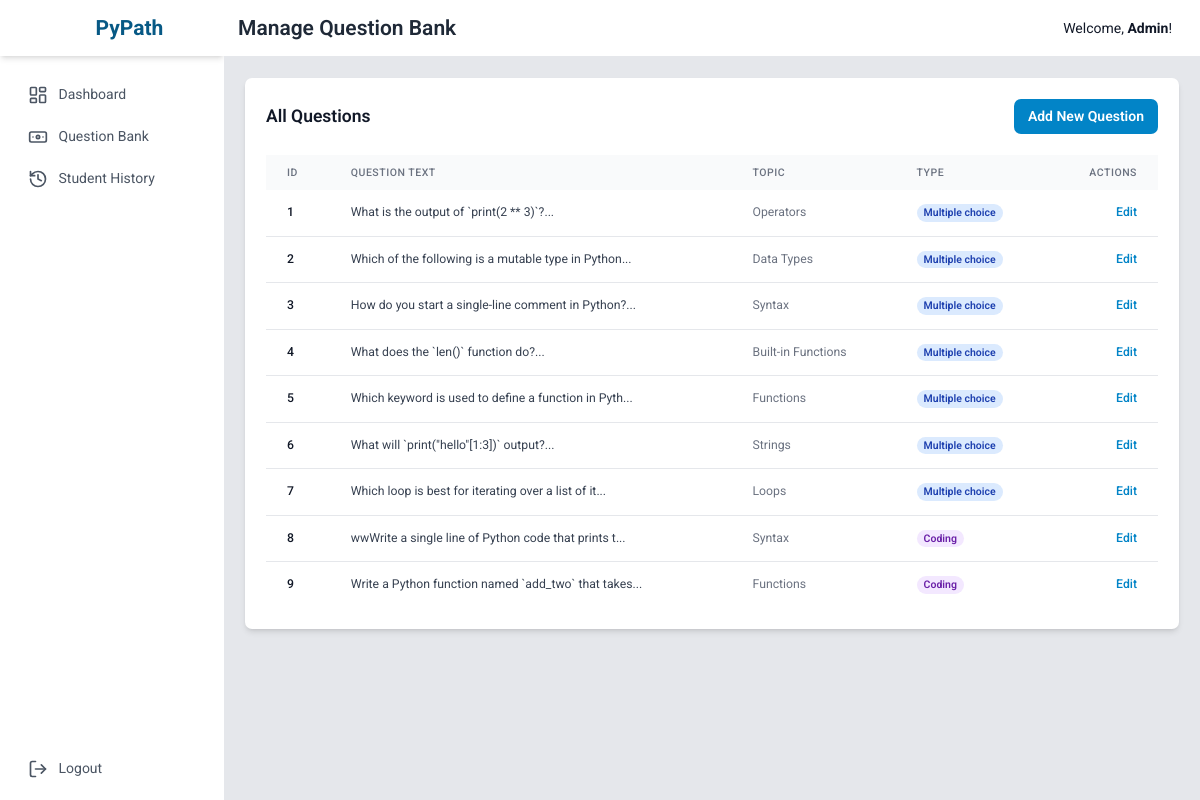
/admin/questions (signed in), run on an earlier commit of the app's database.
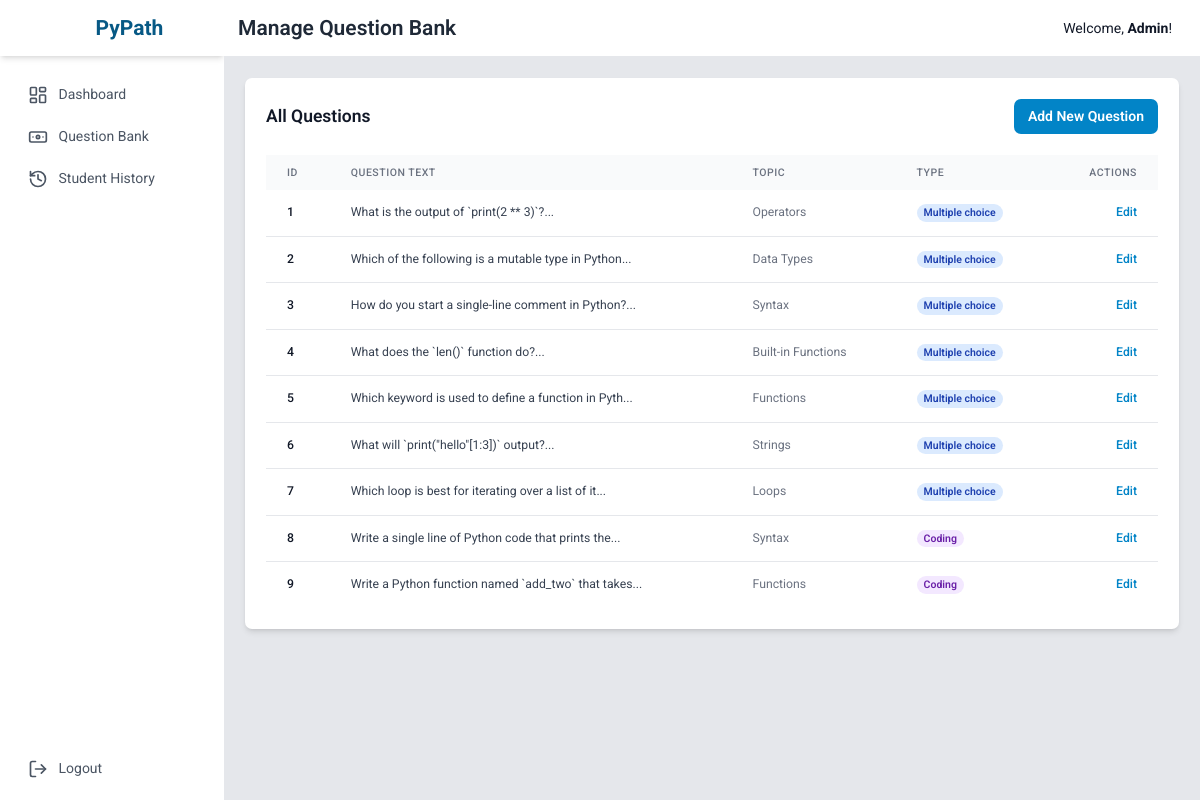
And on a later commit of the database.
### tables this page shows
CREATE TABLE questions (
    id INTEGER PRIMARY KEY AUTOINCREMENT,
    question_text TEXT NOT NULL,
    question_type TEXT NOT NULL DEFAULT 'multiple_choice', -- 'multiple_choice' or 'coding'
    topic TEXT NOT NULL, -- e.g., 'Variables', 'Loops', 'Functions' for the recommender system
    option_a TEXT,
    option_b TEXT,
    option_c TEXT,
    option_d TEXT,
    correct_answer TEXT,
    correct_code_output TEXT
);

### app.py (the view)
@app.route('/admin/questions')
def admin_questions():
    if not is_admin(): return redirect(url_for('login'))
    conn = get_db_connection()
    questions = conn.execute('SELECT * FROM questions').fetchall()
    conn.close()
    return render_template('admin/questions.html', questions=questions)

### app.py (called while the page is built)
def get_db_connection():
    conn = sqlite3.connect('pypath.db', check_same_thread=False, detect_types=sqlite3.PARSE_DECLTYPES | sqlite3.PARSE_COLNAMES)
    conn.row_factory = sqlite3.Row
    return conn

def is_admin():
    return session.get('is_admin', False)

### templates/admin/questions.html (shortened to what this page needs)
{% extends "layout.html" %}
{% block header %}Manage Question Bank{% endblock %}
{% block content %}
<div class="bg-white p-6 rounded-lg shadow-md">
    <div class="flex justify-between items-center mb-6">
        <h2 class="text-xl font-semibold">All Questions</h2>
        <button class="bg-sky-600 text-white font-semibold py-2 px-4 rounded-lg hover:bg-sky-700">
            Add New Question
        </button>
    </div>
    <div class="overflow-x-auto">
        <table class="min-w-full bg-white">
            <thead class="bg-gray-50">
                <tr>
                    <th class="px-6 py-3 text-left text-xs font-medium text-gray-500 uppercase tracking-wider">ID</th>
                    <th class="px-6 py-3 text-left text-xs font-medium text-gray-500 uppercase tracking-wider">Question Text</th>
                    <th class="px-6 py-3 text-left text-xs font-medium text-gray-500 uppercase tracking-wider">Topic</th>
                    <th class="px-6 py-3 text-left text-xs font-medium text-gray-500 uppercase tracking-wider">Type</th>
                    <th class="px-6 py-3 text-right text-xs font-medium text-gray-500 uppercase tracking-wider">Actions</th>
                </tr>
            </thead>
            <tbody class="divide-y divide-gray-200">
                {% for question in questions %}
                <tr>
                    <td class="px-6 py-4 whitespace-nowrap text-sm font-medium text-gray-900">{{ question.id }}</td>
                    <td class="px-6 py-4 whitespace-nowrap text-sm text-gray-700">{{ question.question_text[:50] }}...</td>
                    <td class="px-6 py-4 whitespace-nowrap text-sm text-gray-500">{{ question.topic }}</td>
                    <td class="px-6 py-4 whitespace-nowrap text-sm text-gray-500">
                        <span class="px-2 inline-flex text-xs leading-5 font-semibold rounded-full {{ 'bg-blue-100 text-blue-800' if question.question_type == 'multiple_choice' else 'bg-purple-100 text-purple-800' }}">
                            {{ question.question_type.replace('_', ' ') | capitalize }}
                        </span>
                    </td>
                    <td class="px-6 py-4 whitespace-nowrap text-right text-sm font-medium">
                        <a href="{{ url_for('edit_question', id=question.id) }}" class="text-sky-600 hover:text-sky-900">Edit</a>
                    </td>
                </tr>
                {% else %}
                <tr>
                    <td colspan="5" class="px-6 py-4 text-center text-gray-500">No questions found in the bank.</td>
                </tr>
                {% endfor %}
            </tbody>
        </table>
    </div>
</div>
{% endblock %}

What changed in the data, as far as the page shows it:
changed questions id 8: question_text "wwWrite a single line of Python code that prints t" → "Write a single line of Python code that prints the"
